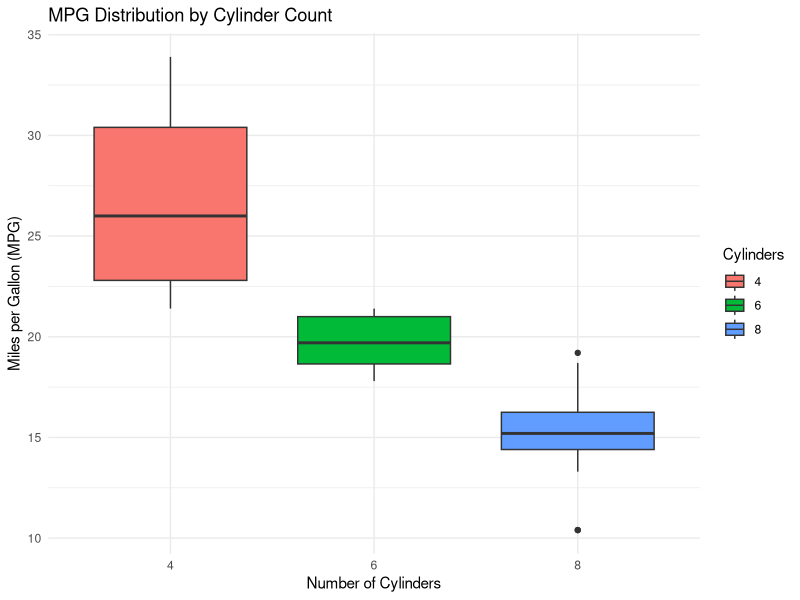
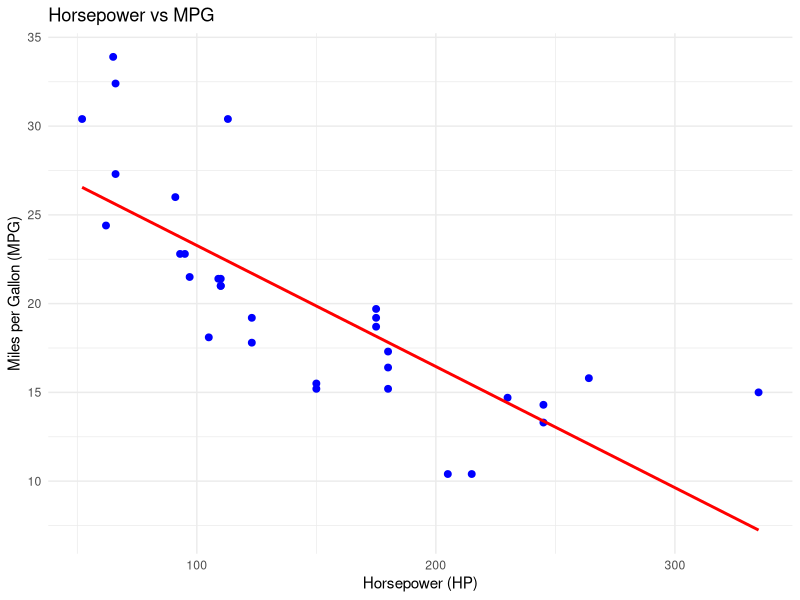
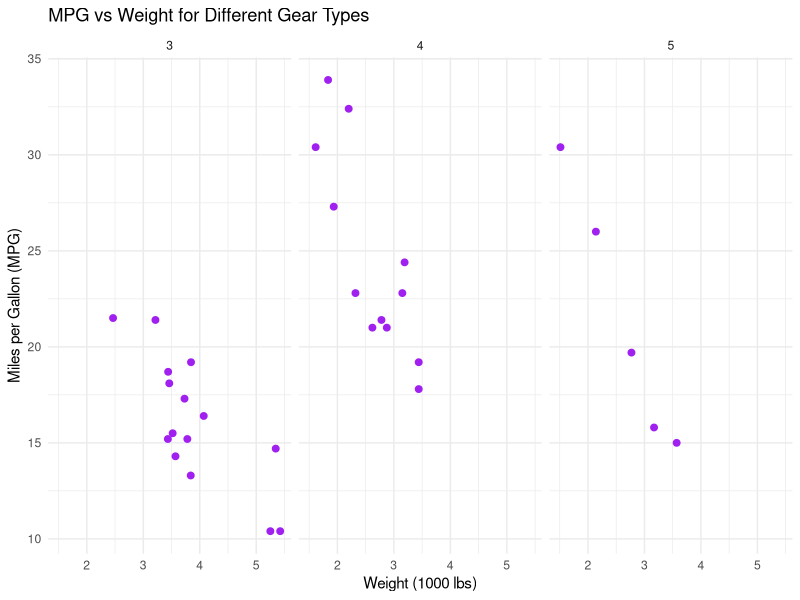

The R script that drew these images, in order:
library(ggplot2)

print("K. Sri Harsha Royal")
print("22BCE0893")

# 1. Boxplot: Distribution of MPG by Cylinder Count
ggplot(mtcars, aes(x = factor(cyl), y = mpg, fill = factor(cyl))) +
  geom_boxplot() +
  labs(title = "MPG Distribution by Cylinder Count",
       x = "Number of Cylinders",
       y = "Miles per Gallon (MPG)",
       fill = "Cylinders") +
  theme_minimal()

# 2. Scatter Plot: Horsepower vs MPG with Regression Line
ggplot(mtcars, aes(x = hp, y = mpg)) +
  geom_point(color = "blue", size = 2) +
  geom_smooth(method = "lm", color = "red", se = FALSE) +
  labs(title = "Horsepower vs MPG",
       x = "Horsepower (HP)",
       y = "Miles per Gallon (MPG)") +
  theme_minimal()

# 3. Facet Grid Plot: MPG vs Weight by Gear Type
ggplot(mtcars, aes(x = wt, y = mpg)) +
  geom_point(color = "purple", size = 2) +
  facet_grid(. ~ gear) +
  labs(title = "MPG vs Weight for Different Gear Types",
       x = "Weight (1000 lbs)",
       y = "Miles per Gallon (MPG)") +
  theme_minimal()
